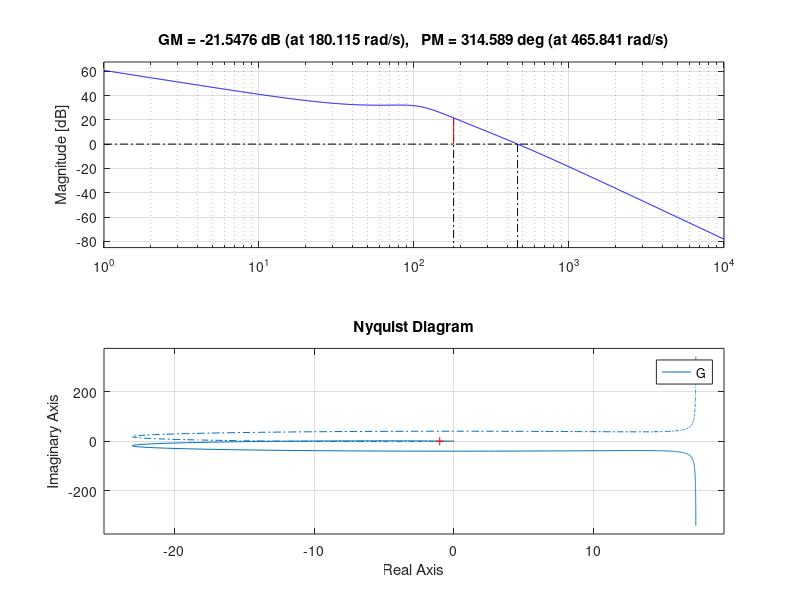

Write the MATLAB code that produced this figure. (Note: this script raises an error after producing the figure.)
%% KUS - Projektowanie kaskadowej struktury regulacji napędem prądu stałego
% autor: Przemysław Cencora, Mateusz Pałczyński 
% AGH - EAIiIB - III rok, 
% Data modyfikacji: 24.04.2021

%% Clean
%
clear all; close all; clc

%% 1. Dane:
% Dane silnika dla nr.11:
%
Pn = 27*1e3; % moc znamionowa [W]
Un = 230;   % znamionowe napięcie zasilania uzwojenia twornika [V]
In = 141;   % znamionowy prąd twornika [A]
nn = 725;   % prędkość obrotowa [obr/min]
Rt = 0.239; % Rezystancja twornika [ohm]
Lt = 1.63*1e-3; % Indukcyjność twornika [H]
Js = 0.97;  % moment bezwładności silnika [kgm^2]


% Obliczenia na podsrawie danych silnika:
%
JMR = 10*Js; % moment bezwładności maszyny roboczej [kgm^2]
J = Js %+ JMR; % całkowity moment bezwładności [kgm^2]
T = Lt/Rt; % elektormagnetyczna stała czasowa [s]
wn = nn*2*pi/60; % prędkość kątowa [rad/s]
psien = (Un-In*Rt)/wn; % znamionowy strumień skojarzony rotacyjnie z uzw. twornika [Wb]
B = J*Rt/(psien^2); % elektromechaniczna stała czasowa silnika [s]
Mn = In * psien; % znamionowy moment obciążenia [Nm]

% Dane projektowe:
%
lambdan = 2; % ograniczenie prądowe
p = 50; % dopuszczalna krotność prądu
Y = 10 / (2.5*In); % wsp. wzmocnienia toru sprzężenia zwrotnego od prądu twornika
Kt = 10 / (1.2*wn); % wsp. wzmocnienia toru sprzężenia zwrotnego od prędkości kątowej
Kp = 1.5*Un / 10; % Wzmocnienie regulatora tyrystorowego
% Tc = 0.05*Tp; % krok całkowania



%% Ad1 - Wyznaczyć transmitancje Gwu,Gwm,Giu,Gim i narysować odpowiedzi skokowe prądu twornika I, jego pochodnej i prędkości kątowej omega
% Obliczenie transmitancji (8):

% GwU
LwU = [0 0 1/psien];
MwU = [B*T B 1];
sys = tf(LwU,MwU)

%GwM
LwM = Rt/psien^2 * [0 T 1];
MwM = [B*T B 1];
sys = tf(LwM,MwM)

%GIU
LIU = [0 B/Rt 0];
MIU = [B*T B 1];
sys = tf(LIU,MIU)

%GIM
LIM = [0 0 1/psien];
MIM = [B*T B 1];
sys = tf(LIM,MIM)


%% Ad2 - Wyznaczyć nastawy regulatorów i wykonać dla nich symulacje.
% Regulator prądu PI - kryterium modułowe:
%
tau0 = 3.3*1e-3; % stała czasowa regulatora tyrystorowego [s]
kz = 1/Y; % zastępczy współczynnik wzmocnienia
beta = 2*tau0; % stała czasowa przebiegu prądu twornika [s]

Kri = T*Rt / (2*Kp*Y*tau0); % wzmocnienie regulatora prądu 
Tri = T; % stała czasowa regulatora prądu [s];
uz0 = lambdan*In/kz;


%Regulator prędkości PI - kryterium symetryczne:
%
Krw = J*Y / (4*Kt*tau0*psien); % wzmocnienie regulatora prędkości
Trw = 8*tau0; % stała czasowa regulatora prędkości [s]

% %Regulator prędkości P:
% %
% domega = 0.02*wn;
% Krw = Mn / (psien*kz*Kt*domega); % wzmocnienie regulatora prędkości

%% Ad 3 - Wyznaczyć transmitancje układu otwartego. Wykreślić ploty Nyquista i Bodego i na ich podstawie wyznaczyć zapas modułu i fazy oraz określić dopuszczalne opóźnienie
%
%GP - przekształtnik tyrystorowy
tau0=3.3e-3
Lp=[0 Kp]
Mp=[tau0 1]
Gp=tf(Lp,Mp)
%GRi - regulator prądu
Lgri=Kri*[Tri+1]   
Mgri=[Tri]
GRi=tf(Lgri,Mgri)
%GRw - regulator prędkości typu PI
Tr=4*beta
Kw=J/(2*Kt*kz*beta*psien)
Lgrw=Kw*[Tr 1]
Mgrw=[Tr 0]
GRw=tf(Lgrw, Mgrw)
%Gs 
sigma=sum(T)
Mgs=[sigma 1]
Gs=tf(1,Mgs)

%Gj
Gj=tf(1,[J 0])

%sklejamy transmitancje ze sobą
Gskladowe=(GRi*Gp*Gs*psien*Gj)/(1+GRi*Gp*Gs*psien*Gj*Y)
%i dodaje trzy obok siebie
G1=series(GRw,Gskladowe)
G=series(G1,Kt)

margin(G)
nyquist(G)
opoznienie=allmargin(G)

%% Ad 4 - Dokonać dyskretyzacji regulatorów działania ciągłego i wykonać symulacje dla różnych Tp
%Model DyskretnyUklad.slx
Kr=(J*Y)/(4*Kt*tau0*psien)
Ti=T
%Tp=0.0006 % czas próbkowania
%Tp= 0.0009
Tp=0.000001
K1=Kr
K2=Kr*((Tp/Ti)-1)

%% Ad 5 - Wykorzystując kwantyzatory. Doprowadzić do powstania cyklu granicznego


%% Ad 6 - Dokonać symulacji rozruchu napędem z momentem obciążenia. Na rysunku z wynikiem nanieść linią prostą wartość dopuszczalną prądu twornika.
V=(Kp*Y/Rt)*((B*beta)/(sqrt(B*T)-beta))
Mu=Mn
dI=(psien*V*Mu)/(((psien.^2)*V)+(J*Kp*Y)) %Wartośc dopuszczalna prądu twornika według wzoru


%% Ad 7 - Dokonać obciążenia udarowego momentem nominalnym Mn napędu pracującego z prędkością omegan
